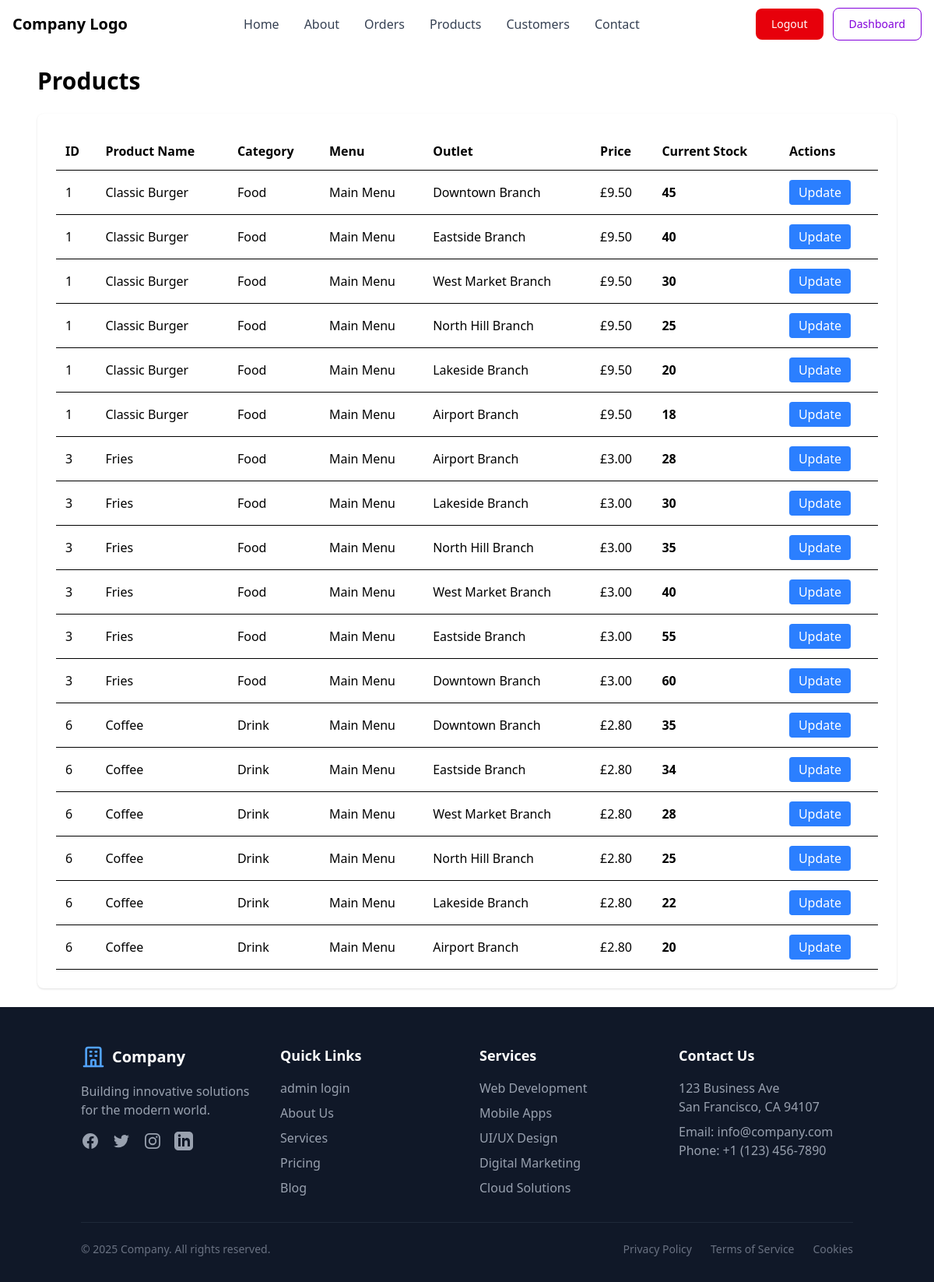
/products (signed in), run on the app's committed database.
### tables this page shows
CREATE TABLE `product` (
  `product_id` int(11) NOT NULL,
  `menu_id` int(11) NOT NULL,
  `product_name` varchar(100) NOT NULL,
  `category` enum('Food','Drink') NOT NULL,
  `is_breakfast` tinyint(1) NOT NULL,
  `available_until` time DEFAULT NULL,
  `price` decimal(10,2) NOT NULL
);

CREATE TABLE `menu` (
  `menu_id` int(11) NOT NULL,
  `menu_type` enum('Regular','Savers') NOT NULL,
  `menu_name` varchar(100) NOT NULL,
  `start_date` date NOT NULL,
  `end_date` date DEFAULT NULL,
  `is_active` tinyint(1) NOT NULL
);

CREATE TABLE `outlet` (
  `outlet_id` int(11) NOT NULL,
  `outlet_name` varchar(100) NOT NULL,
  `address` varchar(200) NOT NULL,
  `contact_number` varchar(20) NOT NULL
);

CREATE TABLE `stock` (
  `stock_id` int(11) NOT NULL,
  `outlet_id` int(11) NOT NULL,
  `product_id` int(11) NOT NULL,
  `current_quantity` int(11) NOT NULL,
  `restock_threshold` int(11) NOT NULL
);

### app/Controllers/Admin/ProductsController.php (called while the page is built, shortened)
<?php
class ProductsController
{
    public function index(): void
    {
        $conn = require BASE_PATH . '/config/database.php';
        $products = [];
        $sqlProducts = "
            SELECT
                p.product_id,
                p.product_name,
                p.category,
                p.price,
                m.menu_name,
                s.current_quantity,
                ot.outlet_name
            FROM product p
            INNER JOIN menu m
                ON p.menu_id = m.menu_id
            INNER JOIN stock s
                ON p.product_id = s.product_id
            INNER JOIN outlet ot ON s.outlet_id = ot.outlet_id
            ORDER BY p.product_id ASC
        ";
        $result = $conn->query($sqlProducts);
        if ($result) {
            while ($row = $result->fetch_assoc()) {
                $products[] = $row;
            }
        }
        require BASE_PATH . '/app/Views/layout.php';
    }
}

### public/index.php (called while the page is built, shortened)
<?php
$router = new Router();
$router->dispatch();

### app/Views/admin/products.php (the view)
<div class="max-w-6xl mx-auto p-6">
    <h1 class="text-3xl font-bold mb-6">Products</h1>
    <div class="bg-white rounded-lg shadow p-6">
        <?php if (!empty($products)): ?>
            <div class="overflow-x-auto">
                <table class="w-full border-collapse">
                    <thead>
                        <tr class="border-b">
                            <th class="text-left p-3">ID</th>
                            <th class="text-left p-3">Product Name</th>
                            <th class="text-left p-3">Category</th>
                            <th class="text-left p-3">Menu</th>
                            <th class="text-left p-3">Outlet</th>
                            <th class="text-left p-3">Price</th>
                            <th class="text-left p-3">Current Stock</th>
                            <th class="text-left p-3">Actions</th>
                        </tr>
                    </thead>
                    <tbody>
                        <?php foreach ($products as $item): ?>
                            <tr class="border-b">
                                <td class="p-3"><?= htmlspecialchars($item['product_id']) ?></td>
                                <td class="p-3"><?= htmlspecialchars($item['product_name']) ?></td>
                                <td class="p-3"><?= htmlspecialchars($item['category']) ?></td>
                                <td class="p-3"><?= htmlspecialchars($item['menu_name']) ?></td>
                                <td class="p-3"><?= htmlspecialchars($item['outlet_name']) ?></td>
                                <td class="p-3">£<?= number_format((float)$item['price'], 2) ?></td>
                                <td class="p-3 font-bold">
                                    <?= htmlspecialchars($item['current_quantity']) ?>
                                </td>
                                <td class="p-3">
                                    <button class="bg-blue-500 text-white px-3 py-1 rounded">Update</button>
                                </td>
                            </tr>
                        <?php endforeach; ?>
                    </tbody>
                </table>
            </div>
        <?php else: ?>
            <p>No products found.</p>
        <?php endif; ?>
    </div>
</div>

### data on the page
product: product_id "1", product_name "Classic Burger", category "Food", menu.menu_name "Main Menu", outlet.outlet_name "Downtown Branch", price "9.50", stock.current_quantity "45", outlet.outlet_name "Eastside Branch", stock.current_quantity "40", outlet.outlet_name "West Market Branch", stock.current_quantity "30", outlet.outlet_name "North Hill Branch", stock.current_quantity "25", outlet.outlet_name "Lakeside Branch", stock.current_quantity "20", outlet.outlet_name "Airport Branch", stock.current_quantity "18"
product: product_id "3", product_name "Fries", category "Food", menu.menu_name "Main Menu", outlet.outlet_name "Airport Branch", price "3.00", stock.current_quantity "28", outlet.outlet_name "Lakeside Branch", stock.current_quantity "30", outlet.outlet_name "North Hill Branch", stock.current_quantity "35", outlet.outlet_name "West Market Branch", stock.current_quantity "40", outlet.outlet_name "Eastside Branch", stock.current_quantity "55", outlet.outlet_name "Downtown Branch", stock.current_quantity "60"
product: product_id "6", product_name "Coffee", category "Drink", menu.menu_name "Main Menu", outlet.outlet_name "Downtown Branch", price "2.80", stock.current_quantity "35", outlet.outlet_name "Eastside Branch", stock.current_quantity "34", outlet.outlet_name "West Market Branch", stock.current_quantity "28", outlet.outlet_name "North Hill Branch", stock.current_quantity "25", outlet.outlet_name "Lakeside Branch", stock.current_quantity "22", outlet.outlet_name "Airport Branch", stock.current_quantity "20"
